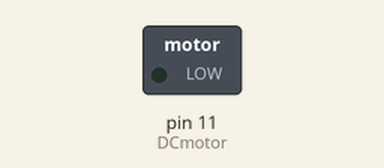
Bench run of a sketch on a simulated Arduino Uno, built with avr-gcc and run on an emulated ATmega328P. Parts: switched loads named in the sketch (green lamp = pin HIGH).

Above: at 25.6 s.
Timing chart, 0 to 40.0 s (numbered marks = the images above):
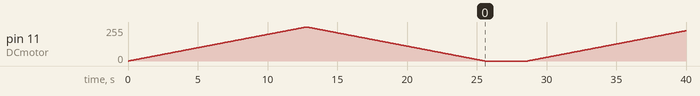

The sketch:

dcmotor_ex02.ino
```cpp
int DCmotor = 11;

void setup() {
  pinMode(DCmotor, OUTPUT);
}

void loop() {
  for(int i = 0; i <= 255; i++)
  {
    analogWrite(DCmotor, i);
    delay(50);
  }

  for(int i = 255; i >= 0; i--)
  {
    analogWrite(DCmotor, i);
    delay(50);
  }
  delay(3000);
}
```
